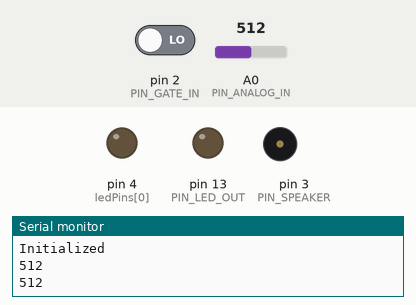
Simulated run of this sketch. Board: Arduino Uno, built with avr-gcc and run on an emulated ATmega328P. Parts: output pins drawn as LEDs (lit = HIGH), buzzer (waves = sounding), the last lines printed to the serial monitor. Inputs (shaded band) come from the test bench; at power-on: pin 2 (PIN_GATE_IN) LOW, A0 (PIN_ANALOG_IN) = 512.

Above: at 4.8 s.
5.5 s: pin 2 (PIN_GATE_IN) driven HIGH
9.0 s: A0 (PIN_ANALOG_IN) set to 56
12.5 s: A0 (PIN_ANALOG_IN) set to 45
At 12.5 s:
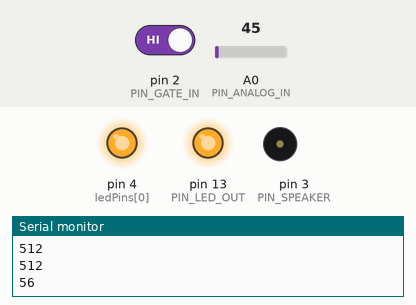
16.0 s: A0 (PIN_ANALOG_IN) set to 122
At 17.96 s:
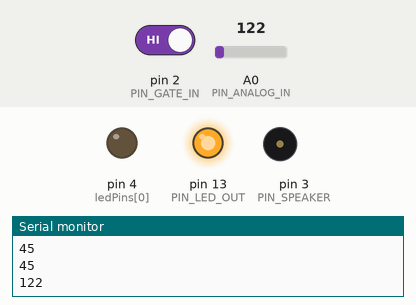
20.1 s: pin 2 (PIN_GATE_IN) driven LOW
At 22.1 s:
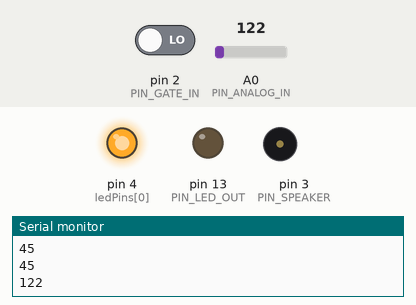
Timing chart, 0 to 24.9 s (numbered marks = the images above; inputs shaded):
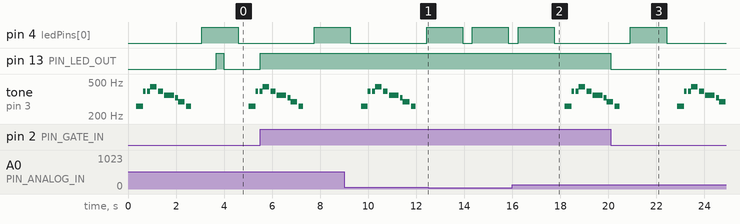

The sketch:

smoothSpace.ino
```cpp
/* Melody
 * (cleft) 2005 D. Cuartielles for K3
 *
 * This example uses a piezo speaker to play melodies.  It sends
 * a square wave of the appropriate frequency to the piezo, generating
 * the corresponding tone.
 *
 * The calculation of the tones is made following the mathematical
 * operation:
 *
 *       timeHigh = period / 2 = 1 / (2 * toneFrequency)
 *
 * where the different tones are described as in the table:
 *
 * note 	frequency 	period 	timeHigh
 * c 	        261 Hz 	        3830 	1915
 * d 	        294 Hz 	        3400 	1700
 * e 	        329 Hz 	        3038 	1519
 * f 	        349 Hz 	        2864 	1432
 * g 	        392 Hz 	        2550 	1275
 * a 	        440 Hz 	        2272 	1136
 * b 	        493 Hz 	        2028	1014
 * C	        523 Hz	        1912 	956
 *
 * http://www.arduino.cc/en/Tutorial/Melody
 */

 // Define hardware connections
#define PIN_GATE_IN 2
#define IRQ_GATE_IN  0
#define PIN_LED_OUT 13
#define PIN_ANALOG_IN A0
#define PIN_SPEAKER 3


//LED Pin Variables
int ledPins[] = {4,5,6,7,8}; //An array to hold the pin each LED is connected to
                                   //i.e. LED #0 is connected to pin 2, LED #1, 3 and so on
                                   //to address an array use ledPins[0] this would equal 2
                                   //and ledPins[7] would equal 9

int length = 15; // the number of notes
char notes[] = "ccggaagffeeddc "; // a space represents a rest
int beats[] = { 1, 1, 1, 1, 1, 1, 2, 1, 1, 1, 1, 1, 1, 2, 4 };
int tempo = 100;

void playTone(int tone, int duration) {
  for (long i = 0; i < duration * 1000L; i += tone * 2) {
    digitalWrite(PIN_SPEAKER, HIGH);
    delayMicroseconds(tone);
    digitalWrite(PIN_SPEAKER, LOW);
    delayMicroseconds(tone);
  }
}

void playNote(char note, int duration) {
  char names[] = { 'c', 'd', 'e', 'f', 'g', 'a', 'b', 'C' };
  int tones[] = { 1915, 1700, 1519, 1432, 1275, 1136, 1014, 956 };

  // play the tone corresponding to the note name
  for (int i = 0; i < 8; i++) {
    if (names[i] == note) {
      playTone(tones[i], duration);
    }
  }
}

void soundISR()
{
  int pin_val;

  pin_val = digitalRead(PIN_GATE_IN);
  digitalWrite(PIN_LED_OUT, pin_val);
}

void setup() {
  // Piezo
  pinMode(PIN_SPEAKER, OUTPUT);

  // Sound detector
  Serial.begin(9600);

  //  Configure LED pin as output
  pinMode(PIN_LED_OUT, OUTPUT);

  // configure input to interrupt
  pinMode(PIN_GATE_IN, INPUT);
  attachInterrupt(IRQ_GATE_IN, soundISR, CHANGE);

  // Display status
  Serial.println("Initialized");


  pinMode(ledPins[0],OUTPUT);
}

void sing(){
  for (int i = 0; i < length; i++) {
    if (notes[i] == ' ') {
      delay(beats[i] * tempo); // rest
    } else {
      playNote(notes[i], beats[i] * tempo);
    }

    // pause between notes
    delay(tempo / 2);
  }
}

void loop() {

  int value;
  // Check the envelope input
  value = analogRead(PIN_ANALOG_IN);
  Serial.println(value);
  // pause for 1 second
  delay(300);

  if(value > 50){
    sing();
  }

  oneAfterAnotherNoLoop();   //this will turn on each LED one by one then turn each off
}

/*
 * oneAfterAnotherNoLoop() - Will light one LED then delay for delayTime then light
 * the next LED until all LEDs are on it will then turn them off one after another
 *
 * this does it without using a loop which makes for a lot of typing.
 * oneOnAtATimeLoop() does exactly the same thing with less typing
 */
void oneAfterAnotherNoLoop(){
  int delayTime = 100; //the time (in milliseconds) to pause between LEDs
                       //make smaller for quicker switching and larger for slower
  digitalWrite(ledPins[0], HIGH);  //Turns on LED #0 (connected to pin 2 )
  delay(delayTime);                //waits delayTime milliseconds
  digitalWrite(ledPins[1], HIGH);  //Turns on LED #1 (connected to pin 3 )
  delay(delayTime);                //waits delayTime milliseconds
  digitalWrite(ledPins[2], HIGH);  //Turns on LED #2 (connected to pin 4 )
  delay(delayTime);                //waits delayTime milliseconds
  digitalWrite(ledPins[3], HIGH);  //Turns on LED #3 (connected to pin 5 )
  delay(delayTime);                //waits delayTime milliseconds
  digitalWrite(ledPins[4], HIGH);  //Turns on LED #4 (connected to pin 6 )
  delay(delayTime);                //waits delayTime milliseconds
  digitalWrite(ledPins[5], HIGH);  //Turns on LED #5 (connected to pin 7 )
  delay(delayTime);                //waits delayTime milliseconds
  digitalWrite(ledPins[6], HIGH);  //Turns on LED #6 (connected to pin 8 )
  delay(delayTime);                //waits delayTime milliseconds
  digitalWrite(ledPins[7], HIGH);  //Turns on LED #7 (connected to pin 9 )
  delay(delayTime);                //waits delayTime milliseconds

//Turns Each LED Off
  digitalWrite(ledPins[7], LOW);  //Turns on LED #0 (connected to pin 2 )
  delay(delayTime);                //waits delayTime milliseconds
  digitalWrite(ledPins[6], LOW);  //Turns on LED #1 (connected to pin 3 )
  delay(delayTime);                //waits delayTime milliseconds
  digitalWrite(ledPins[5], LOW);  //Turns on LED #2 (connected to pin 4 )
  delay(delayTime);                //waits delayTime milliseconds
  digitalWrite(ledPins[4], LOW);  //Turns on LED #3 (connected to pin 5 )
  delay(delayTime);                //waits delayTime milliseconds
  digitalWrite(ledPins[3], LOW);  //Turns on LED #4 (connected to pin 6 )
  delay(delayTime);                //waits delayTime milliseconds
  digitalWrite(ledPins[2], LOW);  //Turns on LED #5 (connected to pin 7 )
  delay(delayTime);                //waits delayTime milliseconds
  digitalWrite(ledPins[1], LOW);  //Turns on LED #6 (connected to pin 8 )
  delay(delayTime);                //waits delayTime milliseconds
  digitalWrite(ledPins[0], LOW);  //Turns on LED #7 (connected to pin 9 )
  delay(delayTime);                //waits delayTime milliseconds
}

/*
 * oneAfterAnotherLoop() - Will light one LED then delay for delayTime then light
 * the next LED until all LEDs are on it will then turn them off one after another
 *
 * this does it using a loop which makes for a lot less typing.
 * than oneOnAtATimeNoLoop() does exactly the same thing with less typing
 */
void oneAfterAnotherLoop(){
  int delayTime = 100; //the time (in milliseconds) to pause between LEDs
                       //make smaller for quicker switching and larger for slower

//Turn Each LED on one after another
  for(int i = 0; i <= 7; i++){
    digitalWrite(ledPins[i], HIGH);  //Turns on LED #i each time this runs i
    delay(delayTime);                //gets one added to it so this will repeat
  }                                  //8 times the first time i will = 0 the final
                                     //time i will equal 7;

//Turn Each LED off one after another
  for(int i = 7; i >= 0; i--){  //same as above but rather than starting at 0 and counting up
                                //we start at seven and count down
    digitalWrite(ledPins[i], LOW);  //Turns off LED #i each time this runs i
    delay(delayTime);                //gets one subtracted from it so this will repeat
  }                                  //8 times the first time i will = 7 the final
                                     //time it will equal 0


}

/*
 * oneOnAtATime() - Will light one LED then the next turning off all the others
 */
void oneOnAtATime(){
  int delayTime = 100; //the time (in milliseconds) to pause between LEDs
                       //make smaller for quicker switching and larger for slower

  for(int i = 0; i <= 7; i++){
    int offLED = i - 1;  //Calculate which LED was turned on last time through
    if(i == 0) {         //for i = 1 to 7 this is i minus 1 (i.e. if i = 2 we will
      offLED = 7;        //turn on LED 2 and off LED 1)
    }                    //however if i = 0 we don't want to turn of led -1 (doesn't exist)
                         //instead we turn off LED 7, (looping around)
    digitalWrite(ledPins[i], HIGH);     //turn on LED #i
    digitalWrite(ledPins[offLED], LOW); //turn off the LED we turned on last time
    delay(delayTime);
  }
}

/*
 * inAndOut() - This will turn on the two middle LEDs then the next two out
 * making an in and out look
 */
void inAndOut(){
  int delayTime = 100; //the time (in milliseconds) to pause between LEDs
                       //make smaller for quicker switching and larger for slower

  //runs the LEDs out from the middle
  for(int i = 0; i <= 3; i++){
    int offLED = i - 1;  //Calculate which LED was turned on last time through
    if(i == 0) {         //for i = 1 to 7 this is i minus 1 (i.e. if i = 2 we will
      offLED = 3;        //turn on LED 2 and off LED 1)
    }                    //however if i = 0 we don't want to turn of led -1 (doesn't exist)
                         //instead we turn off LED 7, (looping around)
    int onLED1 = 3 - i;       //this is the first LED to go on ie. LED #3 when i = 0 and LED
                             //#0 when i = 3
    int onLED2 = 4 + i;       //this is the first LED to go on ie. LED #4 when i = 0 and LED
                             //#7 when i = 3
    int offLED1 = 3 - offLED; //turns off the LED we turned on last time
    int offLED2 = 4 + offLED; //turns off the LED we turned on last time

    digitalWrite(ledPins[onLED1], HIGH);
    digitalWrite(ledPins[onLED2], HIGH);
    digitalWrite(ledPins[offLED1], LOW);
    digitalWrite(ledPins[offLED2], LOW);
    delay(delayTime);
  }

  //runs the LEDs into the middle
  for(int i = 3; i >= 0; i--){
    int offLED = i + 1;  //Calculate which LED was turned on last time through
    if(i == 3) {         //for i = 1 to 7 this is i minus 1 (i.e. if i = 2 we will
      offLED = 0;        //turn on LED 2 and off LED 1)
    }                    //however if i = 0 we don't want to turn of led -1 (doesn't exist)
                         //instead we turn off LED 7, (looping around)
    int onLED1 = 3 - i;       //this is the first LED to go on ie. LED #3 when i = 0 and LED
                             //#0 when i = 3
    int onLED2 = 4 + i;       //this is the first LED to go on ie. LED #4 when i = 0 and LED
                             //#7 when i = 3
    int offLED1 = 3 - offLED; //turns off the LED we turned on last time
    int offLED2 = 4 + offLED; //turns off the LED we turned on last time

    digitalWrite(ledPins[onLED1], HIGH);
    digitalWrite(ledPins[onLED2], HIGH);
    digitalWrite(ledPins[offLED1], LOW);
    digitalWrite(ledPins[offLED2], LOW);
    delay(delayTime);
  }
}
```

Measured:
- the behaviour switches between 51 and 50 on A0 (PIN_ANALOG_IN) (found by bisection; images 0 and 1)
- after the input at 12.5 s, tone on pin 3 (PIN_SPEAKER): stops changing and stays silent
- after the input at 16.0 s, pin 4 (ledPins[0]): goes on until 17.7 s, then stays LOW; tone on pin 3 (PIN_SPEAKER): plays 260 Hz for 0.28 s, 391 Hz for 0.12 s, 391 Hz for 0.12 s, 438 Hz for 0.28 s, 391 Hz for 0.20 s, 348 Hz for 0.40 s … (8 notes in this stretch), starting after 2.2 s
- after the input at 20.1 s, pin 13 (PIN_LED_OUT): HIGH → LOW at once
- by itself, tone on pin 3 (PIN_SPEAKER): plays 260 Hz for 0.28 s, 391 Hz for 0.12 s, 391 Hz for 0.12 s, 438 Hz for 0.28 s, 391 Hz for 0.20 s, 348 Hz for 0.40 s … (12 notes in this stretch)
